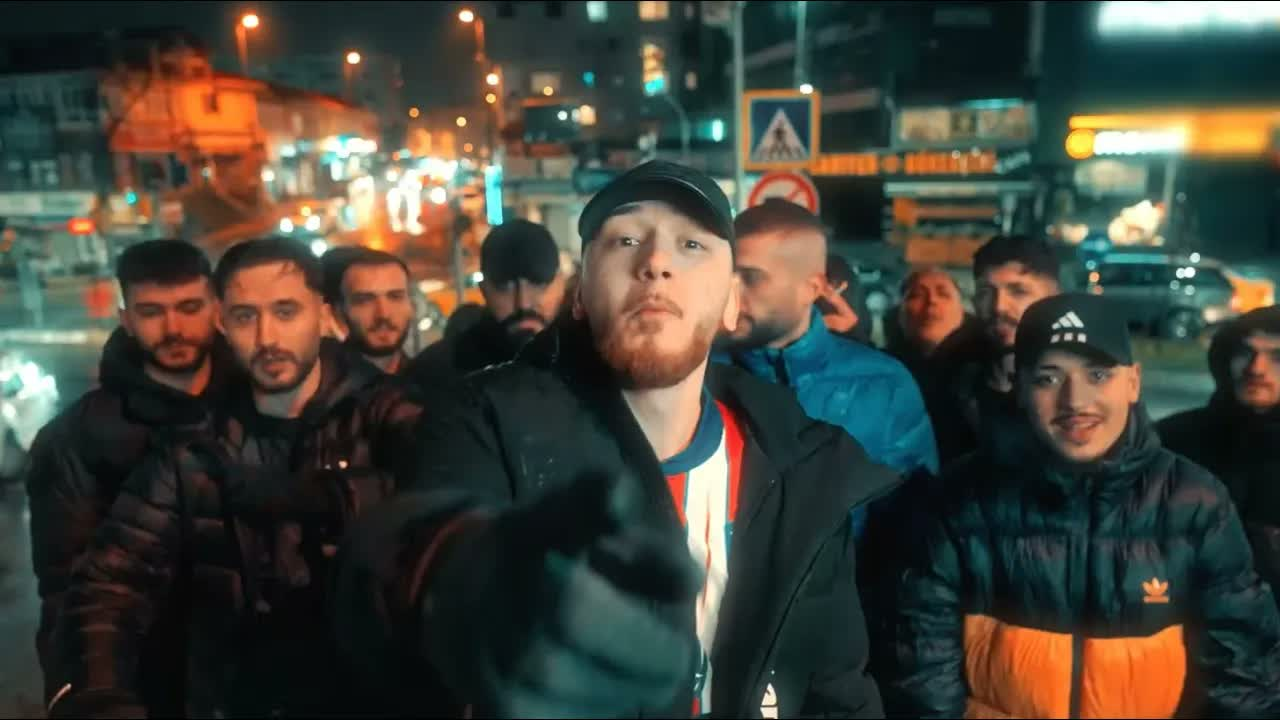
#> input picture assets/images/raw/aktiv.jpg, 1280 x 720 px
$ python -i download_new_tracks.py   (imports and definitions only)
#> lines starting #> are read from the running program, lines starting #| are printed output that depends on the picture
import os
import subprocess
import glob
from PIL import Image

NEW_TRACKS = {
    "sorma": "jLfygFNmKc8",
    "aktiv": "BdG5nnlwQ40",
    "aktiv2": "6FJOb84qe9c",
    "familia": "_ffondt1asw",
    "sayfa": "oz1mWgEQ9Dg",
    "geldigim_yer": "wnLybLVNzus",
    "azdan_az_coktan_cok": "Hzm9npnncCA"
}

def trim_and_make_square(input_path, output_path):
#> called with input_path = 'assets/images/raw/aktiv.jpg', output_path = 'out.png'
    try:
        with Image.open(input_path) as im:
#> im is the input picture: PIL image 1280x720 RGB; mean R, G, B 66.2, 66.6, 57.5
            im = im.convert("RGB")
            w, h = im.size
#> w = 1280; h = 720
            min_dim = min(w, h)
#> min_dim = 720
            left = (w - min_dim) // 2
#> left = 280
            top = (h - min_dim) // 2
#> top = 0
            square = im.crop((left, top, left + min_dim, top + min_dim))
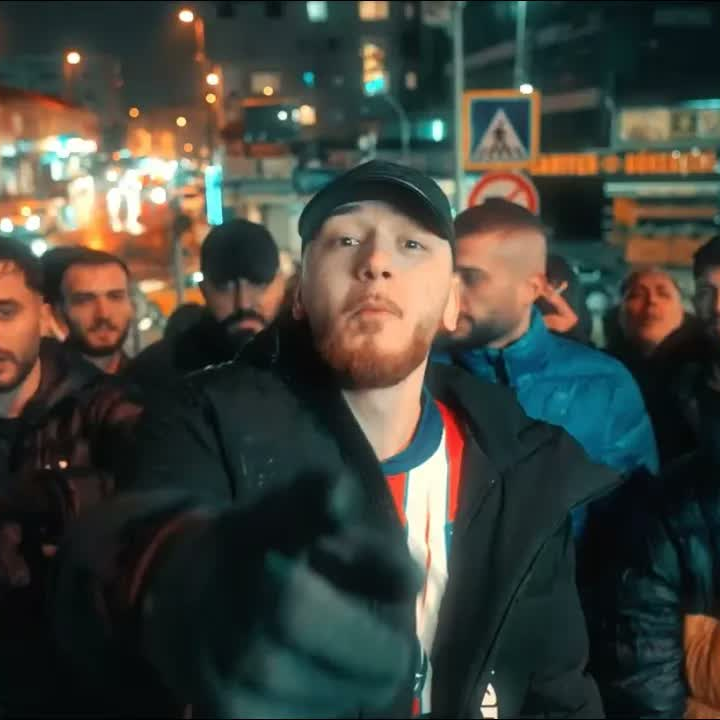
#> square: PIL image 720x720 RGB; mean R, G, B 64.4, 66.8, 59.4
            final_img = square.resize((720, 720), Image.Resampling.LANCZOS)
            final_img.save(output_path, "JPEG", quality=95)
            print(f"Processed image: {output_path}")
    except Exception as e:
        print(f"Error image {input_path}: {e}")

# [33 lines not run here, left out]

>>> result = trim_and_make_square('assets/images/raw/aktiv.jpg', 'out.png')

$ run again, on assets/images/raw/alisamadim.jpg
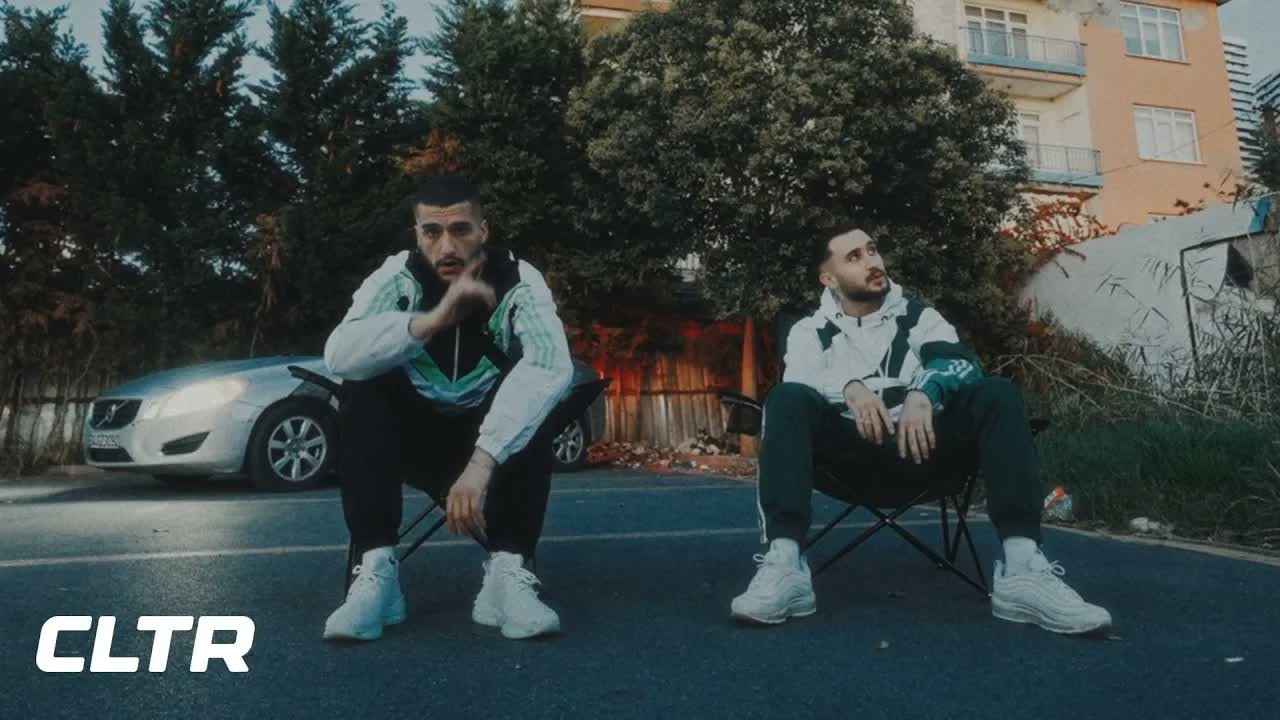
#> input picture assets/images/raw/alisamadim.jpg, 1280 x 720 px
#> in trim_and_make_square, im is the input picture: PIL image 1280x720 RGB; mean R, G, B 59.2, 69.2, 68.2
#> in trim_and_make_square, `square = im.crop((left, top, left + min_dim, top + min_dim))`:
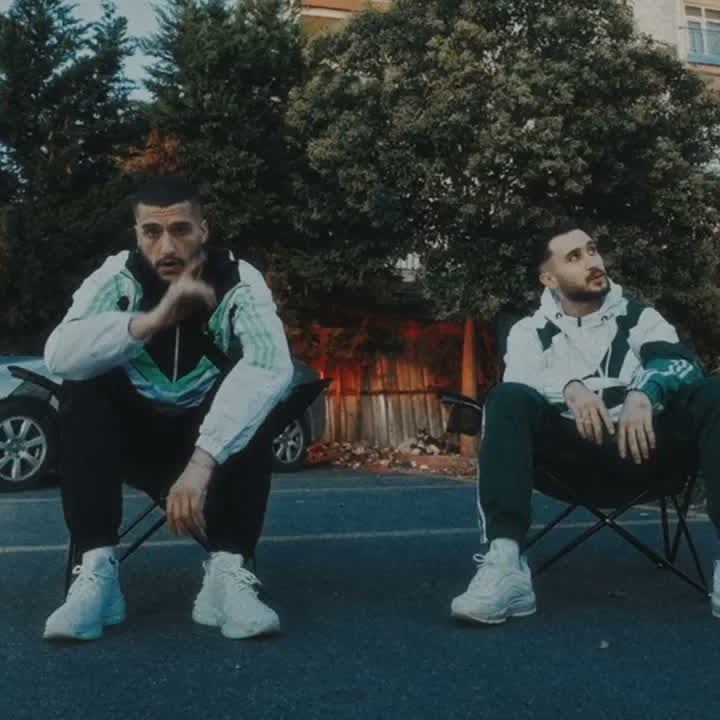
#> square: PIL image 720x720 RGB; mean R, G, B 48.1, 58.7, 58.3
